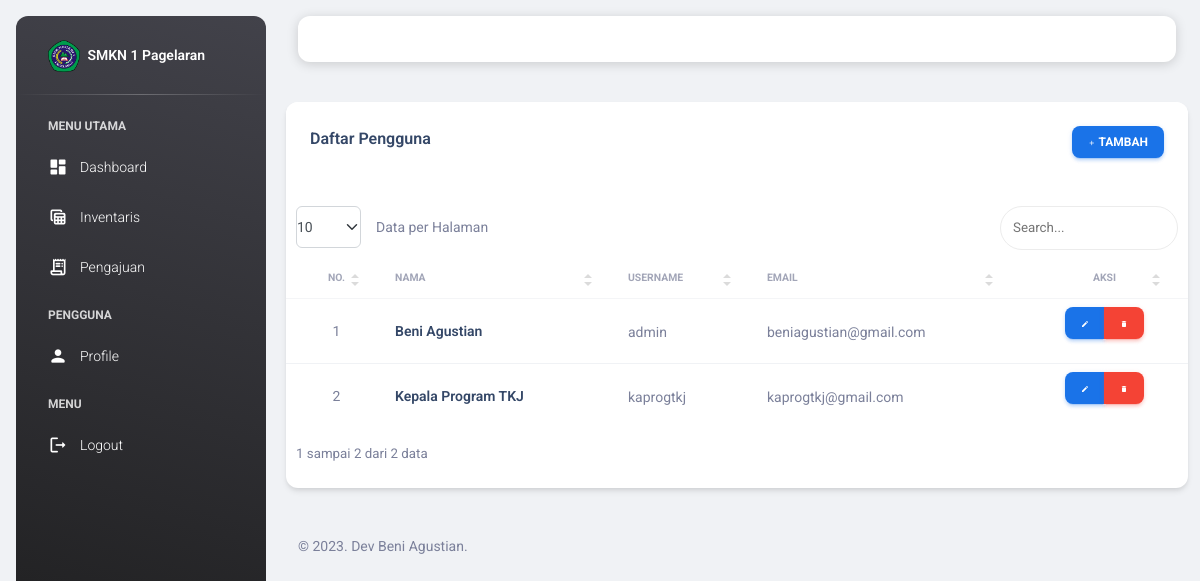
Screenshot of /view_user/users.php (signed in) with the database file from the repository.
### tables this page shows
CREATE TABLE `users` (
  `id_user` int(11) NOT NULL,
  `nama` varchar(255) NOT NULL,
  `username` varchar(255) NOT NULL,
  `email` varchar(255) NOT NULL,
  `password` varchar(255) NOT NULL,
  `image` varchar(255) NOT NULL,
  `role_id` int(11) NOT NULL,
  `date_created` date NOT NULL,
  `is_active` int(11) NOT NULL
);

### functions.php (called while the page is built, shortened)
<?php
$conn = mysqli_connect("localhost", "root", "", "db_siib");
function query($query)
{
    global $conn;
    $result = mysqli_query($conn, $query);
    $rows = [];
    while ($row = mysqli_fetch_assoc($result)) {
        $rows[] = $row;
    }
    return $rows;
}

### view_user/users.php (the view, shortened to what this page needs)
<?php
include "../templates/header.php";
$users = query(
    "SELECT * FROM users
    INNER JOIN users_role ON users.role_id = users_role.id_role"
);
?>
<div class="row mb-4">
    <div class="col-12 col-md-12">
        <div class="card">
            <div class="card-header pb-0">
                <div class="row">
                    <div class="col-lg-6 col-7">
                        <h6>Daftar Pengguna</h6>
                    </div>
                    <div class="col-lg-6 col-5 my-auto text-end">
                        <a href="user_add.php" class="btn btn-sm btn-info text-white"><i
                                class="material-icons opacity-10">add</i> Tambah</a>
                    </div>
                </div>
            </div>
            <div class="card-body px-0 pb-2">
                <div class="table-responsive">
                    <table class="table align-items-center mb-0" id="data-table">
                        <thead>
                            <tr>
                                <th
                                    class="text-uppercase text-secondary text-xxs font-weight-bolder opacity-7 text-center">
                                    No.</th>
                                <th class="text-uppercase text-secondary text-xxs font-weight-bolder opacity-7 ps-2">
                                    Nama</th>
                                <th class="text-uppercase text-secondary text-xxs font-weight-bolder opacity-7 ps-2">
                                    Username</th>
                                <th class="text-uppercase text-secondary text-xxs font-weight-bolder opacity-7 ps-2">
                                    Email
                                </th>
                                <th
                                    class="text-center text-uppercase text-secondary text-xxs font-weight-bolder opacity-7">
                                    Aksi</th>
                            </tr>
                        </thead>
                        <tbody>
                            <?php $i = 1; ?>
                            <?php foreach ($users as $u): ?>
                                <tr>
                                    <td class="text-center text-sm">
                                        <span class="mb-0 text-sm">
                                            <?= $i; ?>
                                        </span>
                                    </td>
                                    <td>
                                        <h6 class="mb-0 text-sm">
                                            <?= $u["nama"]; ?>
                                        </h6>
                                    </td>
                                    <td>
                                        <span class="mb-0 text-sm">
                                            <?= $u["username"]; ?>
                                        </span>
                                    </td>
                                    <td>
                                        <span class="mb-0 text-sm">
                                            <?= $u["email"]; ?>
                                        </span>
                                    </td>
                                    <td class="align-middle text-center">
                                        <div class="btn-group btn-group-toggle" data-toggle="buttons">
                                            <a href="user_edit.php?id_user=<?= $u["id_user"] ?>"
                                                class="btn btn-sm btn-info text-white"><i
                                                    class="material-icons opacity-10">edit</i></a>
                                            <a href="user_delete.php?id_user=<?= $u["id_user"] ?>"
                                                class="btn btn-sm btn-danger text-white"
                                                onclick="return confirm('Yakin ingin menghapus <?= $u['nama']; ?>?');"><i
                                                    class="material-icons opacity-10">delete</i></a>
                                        </div>
                                    </td>
                                </tr>
                                <?php $i++; ?>
                            <?php endforeach; ?>
                        </tbody>
                    </table>
                </div>
            </div>
        </div>
    </div>
</div>
<?php
include "../templates/footer.php";
?>

### rows the page displays
users: nama "Beni Agustian", username "admin", email "beniagustian@gmail.com"
users: nama "Kepala Program TKJ", username "kaprogtkj", email "kaprogtkj@gmail.com"
